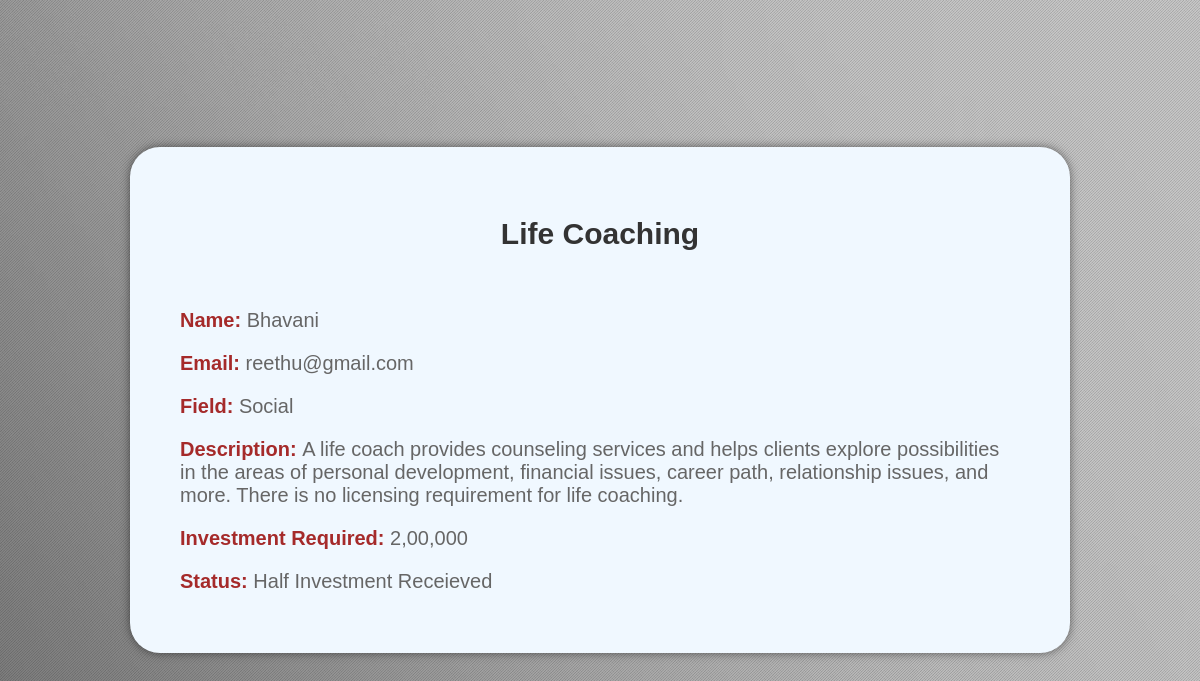
The app's page /investordetails.php?title=Life Coaching with its own data.
### tables this page shows
CREATE TABLE `ideas` (
  `name` varchar(50) NOT NULL,
  `email` varchar(50) NOT NULL,
  `title` varchar(50) NOT NULL,
  `field` varchar(50) NOT NULL,
  `description` varchar(250) NOT NULL,
  `investmentreq` varchar(50) NOT NULL,
  `status` varchar(50) NOT NULL,
  `image` blob NOT NULL
);

### investordetails.php (the view, shortened to what this page needs)
<!DOCTYPE html>
<html>
<head>
</head>
<body>
    <div class="container">
        <div class="details-box">
            <?php
            $host = "localhost";
            $dbname = "user";
            $username = "root";
            $password = "";
            $title = $_GET['title'];
            try {
                $conn = new PDO("mysql:host=$host;dbname=$dbname;charset=utf8", $username, $password);
                $query = "SELECT * FROM ideas WHERE title = :title";
                $stmt = $conn->prepare($query);
                $stmt->bindParam(':title', $title);
                $stmt->execute();
                $details = $stmt->fetch(PDO::FETCH_ASSOC);
                if ($details) {
                    echo "<h1>" . $details['title'] . "</h1>";
                    echo"<br>";
                    echo "<p><span class=\"bold\">Name: </span>" . $details['name'] . "</p>";
                    echo "<p><span class=\"bold\">Email: </span>" . $details['email'] . "</p>";
                    echo "<p><span class=\"bold\">Field: </span>" . $details['field'] . "</p>";
                    echo "<p><span class=\"bold\">Description: </span>" . $details['description'] . "</p>";
                    echo "<p><span class=\"bold\">Investment Required: </span>" . $details['investmentreq'] . "</p>";
                    echo "<p><span class=\"bold\">Status: </span>" . $details['status'] . "</p>";
                } else {
                    echo "<p>No details found for the selected idea.</p>";
                }
            } catch (PDOException $e) {
                echo "Error: " . $e->getMessage();
            }
            ?>
        </div>
    </div>
</body>
</html>

### investordetails.php (style rules this page uses)
body { margin: 0; padding: 0; font-family: Arial, sans-serif; background-image:url("d1.png.webp"); background-repeat: no-repeat; background-size: cover; background-position: center; }
.container { display: flex; justify-content: center; align-items: center; height: 100vh; }
.details-box { width: 70%; padding: 50px; background-color:aliceblue; border-radius: 30px; box-shadow: 0 0 10px rgba(0,0,0,0.5); animation: fade-in 1s ease-out; word-wrap: break-word; }
h1 { text-align: center; margin-bottom: 20px; font-size: 30px; color: #333; }
p { margin-bottom: 10px; font-size: 20px; color: #666; }
.bold { font-weight: bold; color: brown; }

### records on screen
ideas: title "Life Coaching", name "Bhavani", email "reethu@gmail.com", field "Social", description "A life coach provides counseling services and helps clients explore possibilities in the areas of personal development, financial issues, career path, relationship issues, and more. There is no licensing requirement for life coaching.", investmentreq "2,00,000", status "Half Investment Receieved"
